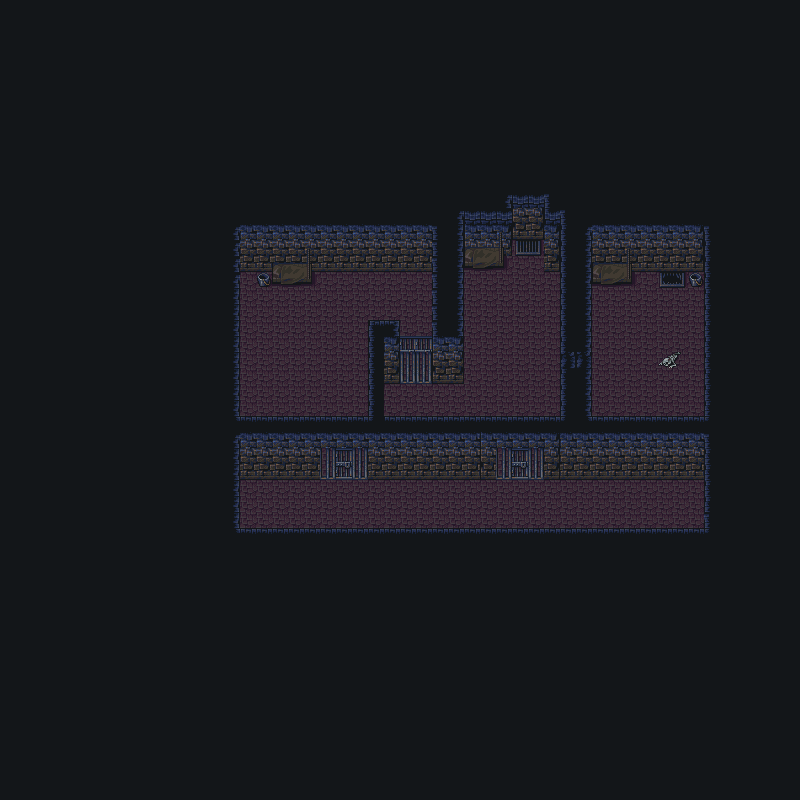

Rendered tile map (Tiled .tmx) drawn with the repository's tilesets; below, a short description and the map source with its tile grids summarised:
An orthogonal 50x50 tile map with 16x16 px tiles, 3 tile layers (background, 01 detail, 03 detail), 1 hidden layer not drawn, 2 tilesets.

<map version="1.2" tiledversion="1.3.1" orientation="orthogonal" renderorder="right-down" compressionlevel="0" width="50" height="50" tilewidth="16" tileheight="16" infinite="0" nextlayerid="5" nextobjectid="1">
 <tileset firstgid="1" name="dungeon_tileset" tilewidth="16" tileheight="16" tilecount="256" columns="16">
  <image source="../resources/tileset_jail.png" width="256" height="256" />
 </tileset>
 <tileset firstgid="257" name="collision_graphic" tilewidth="16" tileheight="16" tilecount="4" columns="2">
  <image source="../resources/collision_graphic.png" width="32" height="32" />
 </tileset>
 <layer id="1" name="background" width="50" height="50">
  <data>[2500 cells, 2437 non-empty, 29 distinct tile ids]</data>
 </layer>
 <layer id="2" name="01 detail" width="50" height="50">
  <data>[2500 cells, 37 non-empty, 18 distinct tile ids]</data>
 </layer>
 <layer id="3" name="02 collision" width="50" height="50" visible="0" opacity="0.4">
  <data>[2500 cells, 153 non-empty, 1 distinct tile ids]</data>
 </layer>
 <layer id="4" name="03 detail" width="50" height="50">
  <data>[2500 cells, 109 non-empty, 17 distinct tile ids]</data>
 </layer>
</map>
